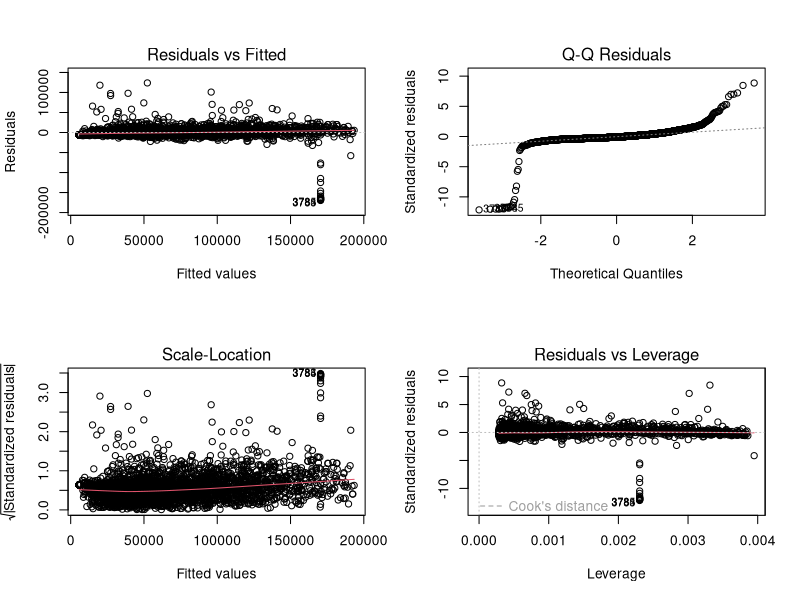

This chart was generated by the following R code: (Note: this script raises an error after producing the figure.)
## Load the test and train data
train_set = read.csv("ml2_train.csv", header = TRUE)
test_set = read.csv("ml2_test.csv", header = TRUE)


## Checking for NA values and their treatment by replacing with mean
sum(is.na(train_set$X2016.Deposits))
sum(is.na(train_set$X2010.Deposits))
sum(is.na(train_set$X2011.Deposits))
sum(is.na(train_set$X2012.Deposits))
sum(is.na(train_set$X2013.Deposits))
sum(is.na(train_set$X2014.Deposits))
sum(is.na(train_set$X2015.Deposits))

x2010.mean <- mean(train_set$X2010.Deposits, na.rm=TRUE)
train_set$X2010.Deposits[is.na(train_set$X2010.Deposits)] = x2010.mean

x2011.mean <- mean(train_set$X2011.Deposits, na.rm=TRUE)
train_set$X2011.Deposits[is.na(train_set$X2011.Deposits)] = x2011.mean

x2012.mean <- mean(train_set$X2012.Deposits, na.rm=TRUE)
train_set$X2012.Deposits[is.na(train_set$X2012.Deposits)] = x2012.mean

x2013.mean <- mean(train_set$X2013.Deposits, na.rm=TRUE)
train_set$X2013.Deposits[is.na(train_set$X2013.Deposits)] = x2013.mean

x2014.mean <- mean(train_set$X2014.Deposits, na.rm=TRUE)
train_set$X2014.Deposits[is.na(train_set$X2014.Deposits)] = x2014.mean

x2015.mean <- mean(train_set$X2015.Deposits, na.rm=TRUE)
train_set$X2015.Deposits[is.na(train_set$X2015.Deposits)] = x2015.mean


## Removal of outliers from the train set
remove_outliers <- function(x, na.rm = TRUE, ...) {
    qnt <- quantile(x, probs=c(.25, .75), na.rm = na.rm, ...)
    H <- 1.5 * IQR(x, na.rm = na.rm)
    y <- x
    y[x < (qnt[1] - H)] <- NA
    y[x > (qnt[2] + H)] <- NA
    y
}

set.seed(101)
x <- train_set$X2016.Deposits
train_set$X2016.Deposits <- remove_outliers(x)

# par(mfrow = c(1, 2))
# boxplot(x)
# boxplot(train_set$X2016.Deposits)

x <- train_set$X2015.Deposits
train_set$X2015.Deposits <- remove_outliers(x)

# par(mfrow = c(1, 2))
# boxplot(x)
# boxplot(train_set$X2015.Deposits)

x <- train_set$X2014.Deposits
train_set$X2014.Deposits <- remove_outliers(x)

x <- train_set$X2013.Deposits
train_set$X2013.Deposits <- remove_outliers(x)

x <- train_set$X2012.Deposits
train_set$X2012.Deposits <- remove_outliers(x)

x <- train_set$X2011.Deposits
train_set$X2011.Deposits <- remove_outliers(x)

x <- train_set$X2010.Deposits
train_set$X2010.Deposits <- remove_outliers(x)

## Code for first model

# model = lm(formula = train_set$X2016.Deposits ~ train_set$X2015.Deposits + train_set$X2014.Deposits+ train_set$X2013.Deposits+
#            train_set$X2012.Deposits+ train_set$X2011.Deposits+ train_set$X2010.Deposits,
#            data = train_set)
# summary(model)
# 
# anova(model)
# par(mfrow=c(2,2))
# plot(model)


## Code for second model1 which our final model used for predictions
model1 = lm(formula = train_set$X2016.Deposits ~ train_set$X2015.Deposits + train_set$X2012.Deposits,
           data = train_set)
summary(model1)
par(mfrow=c(2,2))
plot(model1)
par(mfrow=c(1,1))

## Removal of outliers from the test set

remove_outliers <- function(x, na.rm = TRUE, ...) {
    qnt <- quantile(x, probs=c(.25, .75), na.rm = na.rm, ...)
    H <- 1.5 * IQR(x, na.rm = na.rm)
    y <- x
    y[x < (qnt[1] - H)] <- NA
    y[x > (qnt[2] + H)] <- NA
    y
}

x <- test_set$X2015.Deposits
test_set$X2015.Deposits <- remove_outliers(x)

# par(mfrow = c(1, 2))
# boxplot(x)
# boxplot(train_set$X2015.Deposits)
# par(mfrow = c(1, 1))

x <- test_set$X2014.Deposits
test_set$X2014.Deposits <- remove_outliers(x)

x <- test_set$X2013.Deposits
test_set$X2013.Deposits <- remove_outliers(x)

x <- test_set$X2012.Deposits
test_set$X2012.Deposits <- remove_outliers(x)

x <- test_set$X2011.Deposits
test_set$X2011.Deposits <- remove_outliers(x)

x <- test_set$X2010.Deposits
test_set$X2010.Deposits <- remove_outliers(x)


## Code to create the cluster for different ranges

## Cluster A
myfun  = function(x, na.rm = TRUE){
     subset(test_set, x>=20000 & x< 90000)
                       
}

x <- test_set$X2014.Deposits
cluster_A <- myfun(x)

x <- test_set$X2015.Deposits
cluster_A <- myfun(x)

x <- test_set$X2013.Deposits
cluster_A <- myfun(x)

x <- test_set$X2012.Deposits
cluster_A <- myfun(x)

x <- test_set$X2011.Deposits
cluster_A <- myfun(x)

x <- test_set$X2010.Deposits
cluster_A <- myfun(x)

# class(cluster_A)

predictions = predict.lm(model1, newdata=cluster_A)
# predictions
sum(is.na(predictions))
head(pred_A <- na.omit(predictions), n=30)


## Code for Cluster B
myfun  = function(x, na.rm = TRUE){
    subset(test_set, x<20000)
    
}

x <- test_set$X2014.Deposits
cluster_B <- myfun(x)

x <- test_set$X2015.Deposits
cluster_B <- myfun(x)

x <- test_set$X2013.Deposits
cluster_B <- myfun(x)

x <- test_set$X2012.Deposits
cluster_B <- myfun(x)

x <- test_set$X2011.Deposits
cluster_B <- myfun(x)

x <- test_set$X2010.Deposits
cluster_B <- myfun(x)

predictions2 = predict.lm(model1, cluster_B)
# prediction2
sum(is.na(predictions2))
head(pred_B <- na.omit(predictions2), n=30)


## Code for  Cluster C
myfun  = function(x, na.rm = TRUE){
    subset(test_set, x>=90000)
    
}

x <- test_set$X2014.Deposits
cluster_C <- myfun(x)

x <- test_set$X2015.Deposits
cluster_C <- myfun(x)

x <- test_set$X2013.Deposits
cluster_C <- myfun(x)

x <- test_set$X2012.Deposits
cluster_C <- myfun(x)

x <- test_set$X2011.Deposits
cluster_C <- myfun(x)

x <- test_set$X2010.Deposits
cluster_C <- myfun(x)

predictions3 = predict.lm(model1, cluster_C)
head(predictions3, n=30)


sum(is.na(predictions3))
pred_C <- na.omit(predictions3)
head(pred_C, n=30)


## Code to create final file
pred_A = as.data.frame(pred_A)
names(pred_A)= c("X2016 Deposit")
a=subset(pred_A, pred_A>=20000 & pred_A<90000)
b=subset(pred_A, pred_A<20000)
c=subset(pred_A, pred_A>=90000)

pred_B = as.data.frame(pred_B)
names(pred_B)= c("X2016 Deposit")
c=subset(pred_B, pred_B>=20000 & pred_A<90000)
d=subset(pred_B, pred_B<20000)
e=subset(pred_B, pred_B>=90000)

pred_C = as.data.frame(pred_C)
names(pred_C)= c("X2016 Deposit")
f=subset(pred_C, pred_C>=20000 & pred_A<90000)
g=subset(pred_C, pred_C<20000)
h=subset(pred_C, pred_C>=90000)

output=rbind(a,b,c,d,e,f,g,h)

write.csv(output,file = file.choose(new = T))
 







